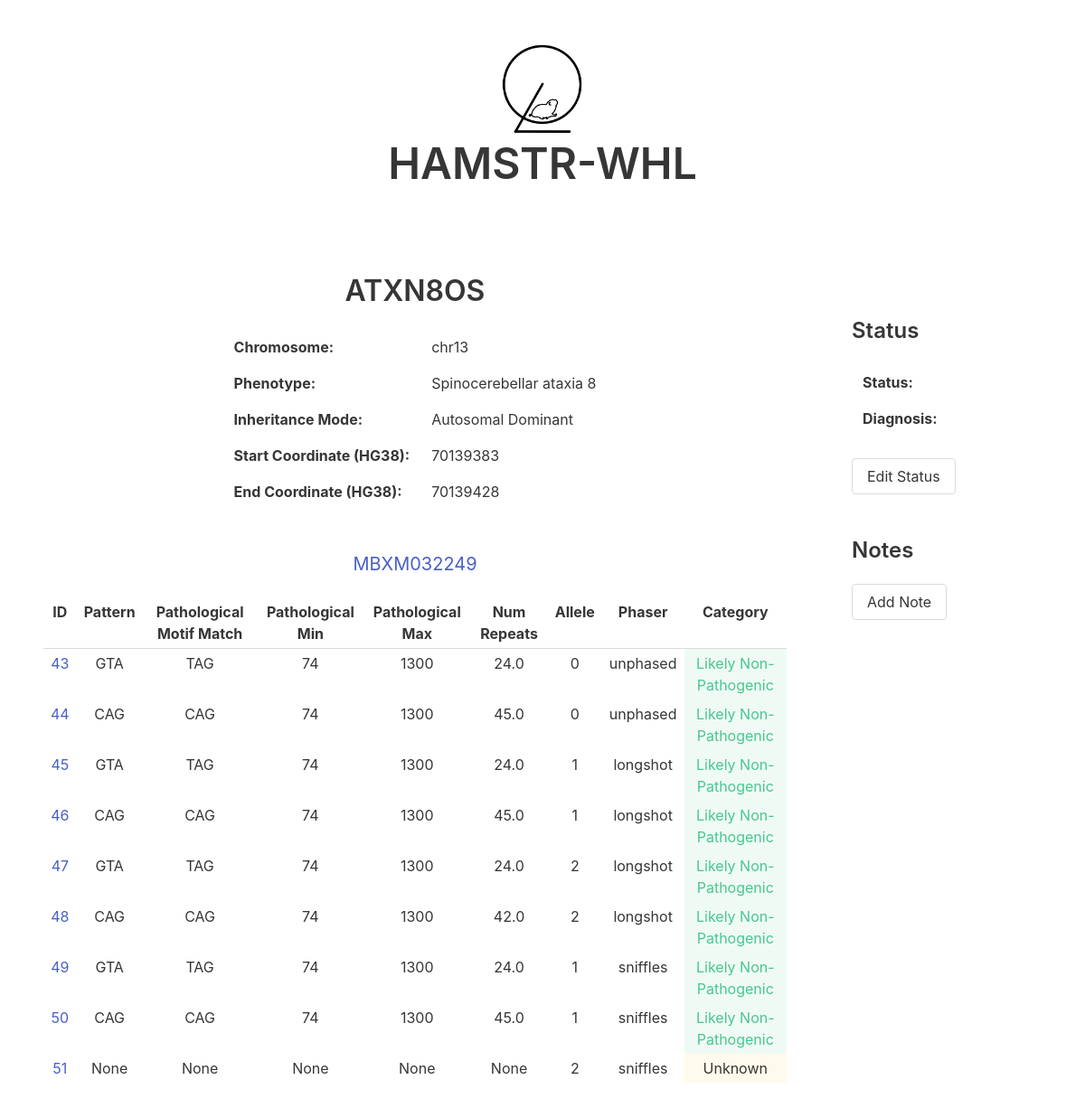
Page /MBXM032249/ATXN8OS on the earlier database version.
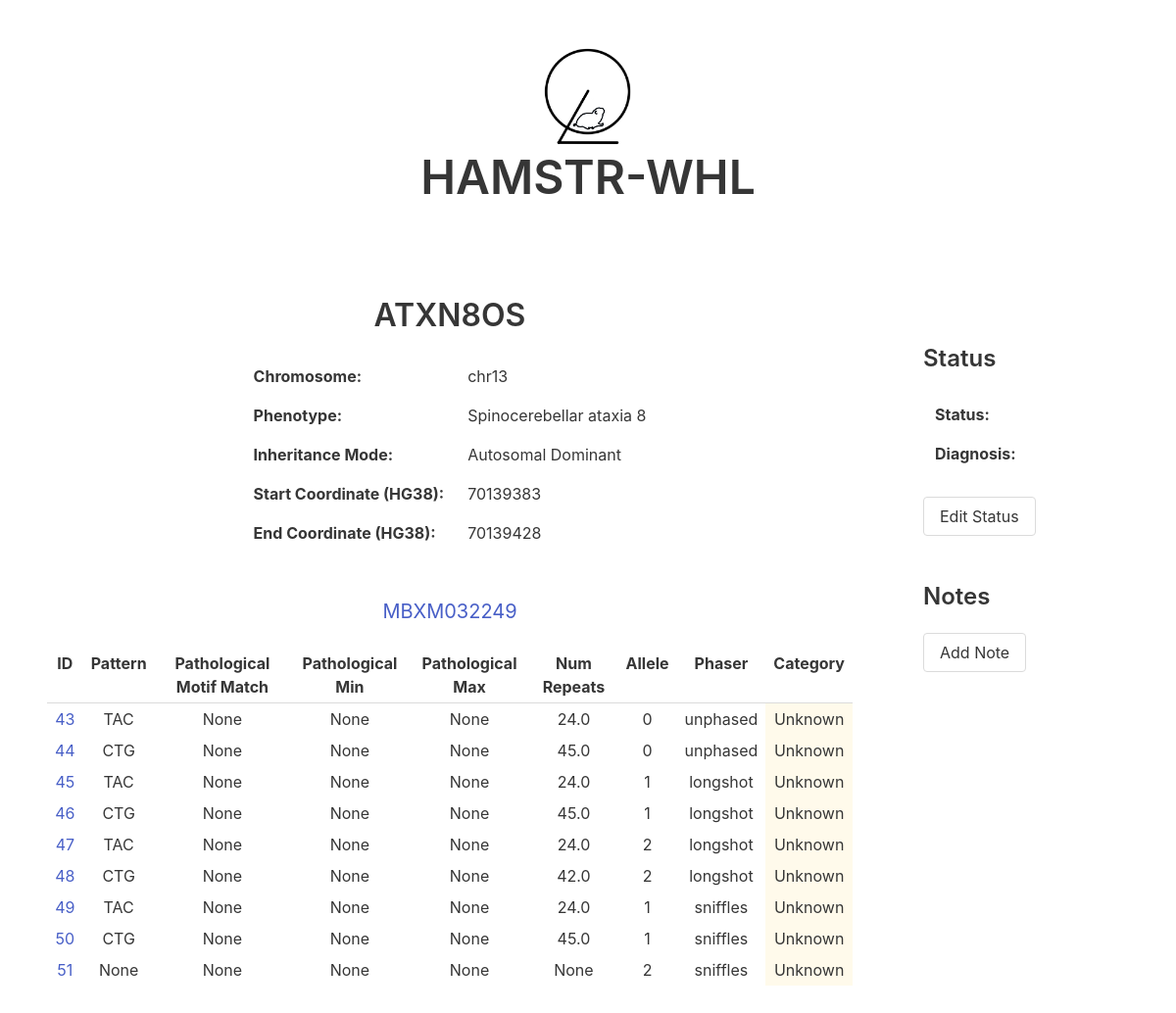
Same page on the later database version.
### tables this page shows
CREATE TABLE Gene (
  id INTEGER PRIMARY KEY AUTOINCREMENT,
  name VARCHAR(10) UNIQUE NOT NULL,
  chromosome VARCHAR(10) NOT NULL,
  phenotype TEXT,
  inheritanceMode VARCHAR(2) CHECK(inheritanceMode IN ('AD', 'AR', 'XL', 'CMPLX')) NULL DEFAULT NULL,
  startCoordHG38 VARCHAR(12),
  endCoordHG38 VARCHAR(12)
);

CREATE TABLE Sample (
	id INTEGER PRIMARY KEY,
	sample VARCHAR(20)
);

CREATE TABLE Result (
	id INTEGER PRIMARY KEY AUTOINCREMENT,
	sample INTEGER NOT NULL,
	gene INTEGER NOT NULL,
	allele INTEGER,
	phaser INTEGER NOT NULL,
	pattern TEXT,
	motif INTEGER,
	numRepeats REAL,
	match INTEGER,
	score INTEGER,
	category TEXT CHECK(category IN ('Likely Pathogenic', 'Likely Non-Pathogenic', 'Unknown')) NULL DEFAULT NULL,
	sequence TEXT,
	FOREIGN KEY (sample) REFERENCES Sample(id),
	FOREIGN KEY (gene) REFERENCES Gene(id),
	FOREIGN KEY (motif) REFERENCES Motif(id),
	FOREIGN KEY (phaser) REFERENCES Phaser(id)
);

CREATE TABLE Motif (
  id INTEGER PRIMARY KEY AUTOINCREMENT,
  gene INTEGER NOT NULL,
  pattern VARCHAR(10) NOT NULL,
  size INTEGER,
  pathMin INTEGER,
  pathMax INTEGER,
  FOREIGN KEY (gene) REFERENCES Gene(id)
);

### app.py (the view, shortened to what this page needs)
@app.route("/<sample>/<gene>", methods=["POST", "GET"])
def get_gene(sample, gene):
    error = None
    conn = get_db()
    gene_info = get_gene_info(gene, conn)
    if not gene_info:
        error = "No results found for the gene " + gene + " in the database."
        return render_template("gene_page.html", sample=sample, gene=gene,
                               error=error)
    results = get_sample_gene_results(sample, gene, conn)
    if not results:
        error = "No results found for " + sample + " " + gene
        return render_template("gene_page.html", sample=sample, gene=gene,
                               error=error, gene_info=gene_info,
                               results=results)
    status, diagnosis, notes = get_info(conn, sample, gene)
    return render_template("gene_page.html", sample=sample, gene=gene,
                           results=results, error=error, gene_info=gene_info,
                           notes=notes, status=status, diagnosis=diagnosis)

### app.py (called while the page is built)
def get_db():
    db = getattr(g, '_database', None)
    if db is None:
        db = g._database = sqlite3.connect(DATABASE)
    return db

@app.teardown_appcontext
def close_connection(exception):
    db = getattr(g, '_database', None)
    if db is not None:
        db.close()

### data_reader.py (called while the page is built)
def get_sample_id(conn, sample):
    cur = conn.cursor()
    cur.execute("SELECT id FROM Sample WHERE sample LIKE ?;", (sample,))
    id = cur.fetchone()
    if id is not None:
        return id[0]
    return id

def get_gene_id(conn, gene):
    cur = conn.cursor()
    cur.execute("SELECT id FROM Gene WHERE name LIKE ?;", (gene,))
    id = cur.fetchone()
    if id is not None:
        return id[0]
    return id

def get_sample_gene_results(sample, gene, conn):
    sample = get_sample_id(conn, sample)
    if sample is None:
        return None
    cur = conn.cursor()
    cur.execute("SELECT r.id, r.pattern, m.pattern, m.pathMin, m.pathMax, " +
                "r.numRepeats, r.allele, r.phaser, r.category FROM Result r " +
                "LEFT JOIN Gene g ON r.gene = g.id LEFT JOIN Motif m ON " +
                "r.motif = m.id WHERE r.sample LIKE ? AND g.name LIKE ?",
                (sample, gene,))
    results = cur.fetchall()
    return results

def get_gene_info(gene, conn):
    cur = conn.cursor()
    cur.execute("SELECT g.name, g.chromosome, g.phenotype," +
                "g.inheritanceMode, g.startCoordHG38, g.endCoordHG38 " +
                "FROM Gene g WHERE g.name LIKE ?", (gene,))
    gene_info = cur.fetchone()
    return gene_info

def get_info(conn, sample, gene):
    sample_id = get_sample_id(conn, sample)
    if sample_id is None:
        return None
    gene_id = get_gene_id(conn, gene)
    if gene_id is None:
        return None
    cur = conn.cursor()
    cur.execute("SELECT id, note FROM Note WHERE gene LIKE ? AND " +
                "sample LIKE ?", (gene_id, sample_id,))
    notes = cur.fetchall()
    cur.execute("SELECT status, diagnosis FROM Status WHERE gene LIKE ? AND " +
                "sample LIKE ?", (gene_id, sample_id,))
    info = cur.fetchone()
    status = None
    diagnosis = None
    if info is not None:
        status = info[0]
        diagnosis = info[1]
    return status, diagnosis, notes

### templates/gene_page.html (shortened to what this page needs)
<!DOCTYPE html>
<html lang="en" dir="ltr">
  <head>
    <link rel="stylesheet" href="https://cdn.jsdelivr.net/npm/bulma@0.9.1/css/bulma.css">
    <link rel="stylesheet" href="/static/style.css">
  </head>
  <body>
    <section class="section has-text-centered">
      <a href="/">
        <img class="logo" src="/static/logo1.png">
        <h1 class="title is-1">HAMSTR-WHL</h1>
      </a>
    </section>
    <section class="section has-text-centered">
      {% if error %}
      <h1 class="subtitle" style="color:hsl(348, 100%, 61%)">{{error}}</h1>
      <a href="/sample/{{sample}}"><button class="button">Return to Sample page {{sample}}</button></a>
      {% elif gene_info %}
      <div class="columns">
        <div class="column is-three-quarters">
          <h1 class="title">{{gene_info[0]}}</h1>
          <div class="table-container">
            <table class="table has-text-left center">
              <tr>
                <td><b>Chromosome: </b></td>
                <td>{{gene_info[1]}}</td>
              <tr>
                <td><b>Phenotype: </b></td>
                <td>{{gene_info[2]}}</td>
              <tr>
                <td><b>Inheritance Mode: </b></td>
                {% if gene_info[3] == "AD"%}
                <td>Autosomal Dominant</td>
                {% elif gene_info[3] == "AR" %}
                <td>Autosomal Recessive</td>
                {% elif gene_info[3] == "XL" %}
                <td>X-Linked</td>
                {% elif gene_info[3] == "XL" %}
                <td>X-Linked</td>
                {% else %}
                <td>{{gene_info[3]}}</td>
                {% endif %}
              </tr>
              <tr>
                <td><b>Start Coordinate (HG38): </b></td>
                <td>{{gene_info[4]}}</td>
              <tr>
              <tr>
                <td><b>End Coordinate (HG38): </b></td>
                <td>{{gene_info[5]}}</td>
            </table>
          </div>
          {% if results %}
          <br>
          <a href="/sample/{{sample}}">
            <h1 class="subtitle has-text-link">{{sample}}</h1>
          </a>
          <br>
          <div class="table-container">
            <table class="table is-hoverable is-narrow center">
                <tr>
                    <th title="Unique Result ID">ID</th>
                    <th title="Pattern identified by the Phaser">Pattern</th>
                    <th title="Matching Motif found in the database associated with this Gene">Pathological Motif Match</th>
                    <th title="Minimum bound of repeats for Pathogenicity">Pathological Min</th>
                    <th title="Maximum bound of repeats for Pathogenicity">Pathological Max</th>
                    <th title="Number of repeats of the pattern found in the sample">Num Repeats</th>
                    <th title="The Allele the pattern was found on, according to the Phaser">Allele</th>
                    <th title="Phasing method">Phaser</th>
                    <th title="Pathogenicity, according to the number of repeats found compared to pathological maximum and minimum repeats associated with the matching motif">Category</th>
                </tr>
              {% for result in results %}
              <tr>
                <td><a href="/result/{{result[0]}}">{{result[0]}}</a></td>
                <td>{{result[1]}}</td>
                <td>{{result[2]}}</td>
                <td>{{result[3]}}</td>
                <td>{{result[4]}}</td>
                <td>{{result[5]}}</td>
                <td>{{result[6]}}</td>
                <td>{{result[7]}}</td>
                {% if result[8] == 'Likely Pathogenic' %}
                <td class="has-background-danger-light has-text-danger">{{result[8]}}</td>
                {% elif result[8] == 'Unknown' %}
                <td class="has-background-warning-light">{{result[8]}}</td>
                {% elif result[8] == 'Likely Non-Pathogenic' %}
                <td class="has-background-success-light has-text-success">{{result[8]}}</td>
                {% else %}
                <td></td>
                {% endif %}
              </tr>
              {% endfor %}
            </table>
          </div>
          {% endif %}
        </div>
        <div class="column is-one-quarter">
          <section class="section has-text-left">
            <h1 class="title is-4">Status</h1>
            <table class="table has-text-left is-size-6">
              <tr>
                <td><b>Status: </b></td>
                {% if status == "In Progress"%}
                    <td class="has-text-warning">In Progress</td>
                {% elif status == "Complete" %}
                    <td class="has-text-success">Complete</td>
                {% elif status == "Error" %}
                    <td class="has-text-danger">Error</td>
                {% else %}
                    <td></td>
                {% endif %}
              <tr>
                <td><b>Diagnosis: </b></td>
                {% if diagnosis == "Pathogenic"%}
                    <td class="has-text-danger">{{diagnosis}}</td>
                {% elif diagnosis == "Unknown" %}
                    <td class="has-text-warning">{{diagnosis}}</td>
                {% elif diagnosis == "Non-Pathogenic" %}
                    <td class="has-text-success">{{diagnosis}}</td>
                {% else %}
                    <td></td>
                {% endif %}
            </table>
            <button class="button" onclick="toggle_edit()" id="edit_toggle">Edit Status</button>
            <br><br>
            <br>
            <h1 class="title is-4">Notes</h1>
            <button class="button" onclick="toggle_note()" id="note_toggle">Add Note</button>
            <br><br>
          </section>
          {% endif %}
        </div>
      </div>
    </section>
  </body>

### static/style.css (style rules this page uses)
img.logo { width: 100px; height: 100px; }
table.center { margin-left: auto; margin-right: auto; }

### templates/gene_page.html (style rules this page uses)
.table td { border: none; }

Differences in the rows shown:
changed Result id 43: pattern "GTA" → "TAC"; pattern "TAG" → "None"; pathMin "74" → "None"; pathMax "1300" → "None"; category "Likely Non-Pathogenic" → "Unknown"
changed Result id 44: pattern "CAG" → "CTG"; pattern "CAG" → "None"; pathMin "74" → "None"; pathMax "1300" → "None"; category "Likely Non-Pathogenic" → "Unknown"
changed Result id 45: pattern "GTA" → "TAC"; pattern "TAG" → "None"; pathMin "74" → "None"; pathMax "1300" → "None"; category "Likely Non-Pathogenic" → "Unknown"
changed Result id 46: pattern "CAG" → "CTG"; pattern "CAG" → "None"; pathMin "74" → "None"; pathMax "1300" → "None"; category "Likely Non-Pathogenic" → "Unknown"
changed Result id 47: pattern "GTA" → "TAC"; pattern "TAG" → "None"; pathMin "74" → "None"; pathMax "1300" → "None"; category "Likely Non-Pathogenic" → "Unknown"
changed Result id 48: pattern "CAG" → "CTG"; pattern "CAG" → "None"; pathMin "74" → "None"; pathMax "1300" → "None"; category "Likely Non-Pathogenic" → "Unknown"
changed Result id 49: pattern "GTA" → "TAC"; pattern "TAG" → "None"; pathMin "74" → "None"; pathMax "1300" → "None"; category "Likely Non-Pathogenic" → "Unknown"
changed Result id 50: pattern "CAG" → "CTG"; pattern "CAG" → "None"; pathMin "74" → "None"; pathMax "1300" → "None"; category "Likely Non-Pathogenic" → "Unknown"
